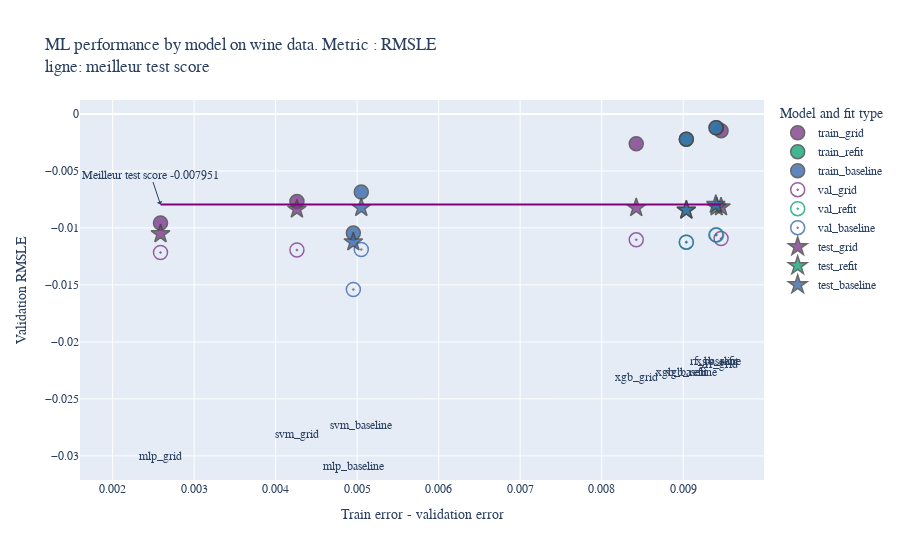

Notebook cell for this chart:
### Markdown cell above
Les trois métriques mentionnées ont été calculées pour les 3 échantillons de données (*train*, *validation*, *test*).
Aucun modèle n'a jamais vu les données de test (même pas pour du *early stopping*).

### Code cell
subset = scores.query("metric=='rmsle'")
fig = go.Figure()
symbols = ["circle", "circle-open-dot", "star"]
colors = ["#EF553B", "#FECB52", "#00CC96"]
colors = px.colors.qualitative.Bold

# Add traces
show_anot = 0
for ith, split in enumerate(["train", "val", "test"]):
    temp = subset.query("data_split==@split")

    for i, kind in enumerate(temp["kind"].unique()):
        color = colors[i]
        models = temp[temp["kind"] == kind]["model"].values
        fig.add_trace(
            go.Scatter(
                x=temp[temp["kind"] == kind]["difference"],
                y=temp[temp["kind"] == kind]["score"],
                mode="markers",
                name=split + "_" + kind,
                marker=dict(
                    size=14,
                    symbol=symbols[ith],
                    color=color,
                    opacity=0.8,
                    line=dict(width=1.5),
                ),
                text=models + "_" + kind,
                hovertemplate="train error - val error: %{x} <br>SCORE: %{y} </br> MODEL :%{text}",
            )
        )

        if show_anot == 0:
            fig.add_trace(
                go.Scatter(
                    x=temp[temp["kind"] == kind]["difference"],
                    y=temp[temp["kind"] == kind]["score"] - 0.02,
                    mode="text",
                    text=models + "_" + kind,
                    textposition="bottom center",
                    showlegend=False,
                )
            )
    show_anot += 1
    
fig.add_shape(type='line',
                x0=np.min(subset['difference']),
                y0=np.max(subset.query("data_split=='test'")['score']),
                y1=np.max(subset.query("data_split=='test'")['score']),
                x1=np.max(subset['difference']),
                line=dict(color='Purple',),
                xref='x',
                yref='y'
                
)

best_score= np.max(subset.query("data_split=='test'")['score'])
fig.add_annotation(text= f"Meilleur test score {np.round(best_score,6)}",
                  x=np.min(subset['difference']), y=best_score, showarrow=True,arrowhead=1)

fig.update_layout(
    title=f"ML performance by model on {dataset} data. Metric : RMSLE <br>ligne: meilleur test score </br>",
    xaxis_title="Train error - validation error",
    yaxis_title="Validation RMSLE",
    legend_title="Model and fit type",
    font=dict(family="Courier New, monospace", size=12),
)

fig.show()

### Figure 1 — Plotly figure (JSON) as saved in the notebook; plotly's stock layout.template omitted (floating-point values rounded to 4 significant figures)
{"data": [{"hovertemplate": "train error - val error: %{x} <br>SCORE: %{y} </br> MODEL :%{text}", "marker": {"color": "rgb(127, 60, 141)", "line": {"width": 1.5}, "opacity": 0.8, "size": 14, "symbol": "circle"}, "mode": "markers", "name": "train_grid", "text": ["mlp_grid", "svm_grid", "rf_grid", "xgb_grid"], "type": "scatter", "x": [0.002587, 0.004261, 0.009465, 0.008424], "y": [-0.009567, -0.007674, -0.001467, -0.002618]}, {"mode": "text", "showlegend": false, "text": ["mlp_grid", "svm_grid", "rf_grid", "xgb_grid"], "textposition": "bottom center", "type": "scatter", "x": [0.002587, 0.004261, 0.009465, 0.008424], "y": [-0.02957, -0.02767, -0.02147, -0.02262]}, {"hovertemplate": "train error - val error: %{x} <br>SCORE: %{y} </br> MODEL :%{text}", "marker": {"color": "rgb(17, 165, 121)", "line": {"width": 1.5}, "opacity": 0.8, "size": 14, "symbol": "circle"}, "mode": "markers", "name": "train_refit", "text": ["xgb_refit", "xgb_refit"], "type": "scatter", "x": [0.00941, 0.009039], "y": [-0.001213, -0.002211]}, {"mode": "text", "showlegend": false, "text": ["xgb_refit", "xgb_refit"], "textposition": "bottom center", "type": "scatter", "x": [0.00941, 0.009039], "y": [-0.02121, -0.02221]}, {"hovertemplate": "train error - val error: %{x} <br>SCORE: %{y} </br> MODEL :%{text}", "marker": {"color": "rgb(57, 105, 172)", "line": {"width": 1.5}, "opacity": 0.8, "size": 14, "symbol": "circle"}, "mode": "markers", "name": "train_baseline", "text": ["mlp_baseline", "svm_baseline", "rf_baseline", "xgb_baseline"], "type": "scatter", "x": [0.004953, 0.005051, 0.009401, 0.009039], "y": [-0.01045, -0.006846, -0.001211, -0.002211]}, {"mode": "text", "showlegend": false, "text": ["mlp_baseline", "svm_baseline", "rf_baseline", "xgb_baseline"], "textposition": "bottom center", "type": "scatter", "x": [0.004953, 0.005051, 0.009401, 0.009039], "y": [-0.03045, -0.02685, -0.02121, -0.02221]}, {"hovertemplate": "train error - val error: %{x} <br>SCORE: %{y} </br> MODEL :%{text}", "marker": {"color": "rgb(127, 60, 141)", "line": {"width": 1.5}, "opacity": 0.8, "size": 14, "symbol": "circle-open-dot"}, "mode": "markers", "name": "val_grid", "text": ["mlp_grid", "svm_grid", "rf_grid", "xgb_grid"], "type": "scatter", "x": [0.002587, 0.004261, 0.009465, 0.008424], "y": [-0.01215, -0.01193, -0.01093, -0.01104]}, {"hovertemplate": "train error - val error: %{x} <br>SCORE: %{y} </br> MODEL :%{text}", "marker": {"color": "rgb(17, 165, 121)", "line": {"width": 1.5}, "opacity": 0.8, "size": 14, "symbol": "circle-open-dot"}, "mode": "markers", "name": "val_refit", "text": ["xgb_refit", "xgb_refit"], "type": "scatter", "x": [0.00941, 0.009039], "y": [-0.01062, -0.01125]}, {"hovertemplate": "train error - val error: %{x} <br>SCORE: %{y} </br> MODEL :%{text}", "marker": {"color": "rgb(57, 105, 172)", "line": {"width": 1.5}, "opacity": 0.8, "size": 14, "symbol": "circle-open-dot"}, "mode": "markers", "name": "val_baseline", "text": ["mlp_baseline", "svm_baseline", "rf_baseline", "xgb_baseline"], "type": "scatter", "x": [0.004953, 0.005051, 0.009401, 0.009039], "y": [-0.01541, -0.0119, -0.01061, -0.01125]}, {"hovertemplate": "train error - val error: %{x} <br>SCORE: %{y} </br> MODEL :%{text}", "marker": {"color": "rgb(127, 60, 141)", "line": {"width": 1.5}, "opacity": 0.8, "size": 14, "symbol": "star"}, "mode": "markers", "name": "test_grid", "text": ["mlp_grid", "svm_grid", "rf_grid", "xgb_grid"], "type": "scatter", "x": [0.002587, 0.004261, 0.009465, 0.008424], "y": [-0.01052, -0.008356, -0.008158, -0.008231]}, {"hovertemplate": "train error - val error: %{x} <br>SCORE: %{y} </br> MODEL :%{text}", "marker": {"color": "rgb(17, 165, 121)", "line": {"width": 1.5}, "opacity": 0.8, "size": 14, "symbol": "star"}, "mode": "markers", "name": "test_refit", "text": ["xgb_refit", "xgb_refit"], "type": "scatter", "x": [0.00941, 0.009039], "y": [-0.008169, -0.008445]}, {"hovertemplate": "train error - val error: %{x} <br>SCORE: %{y} </br> MODEL :%{text}", "marker": {"color": "rgb(57, 105, 172)", "line": {"width": 1.5}, "opacity": 0.8, "size": 14, "symbol": "star"}, "mode": "markers", "name": "test_baseline", "text": ["mlp_baseline", "svm_baseline", "rf_baseline", "xgb_baseline"], "type": "scatter", "x": [0.004953, 0.005051, 0.009401, 0.009039], "y": [-0.01124, -0.008223, -0.007951, -0.008445]}], "layout": {"annotations": [{"arrowhead": 1, "showarrow": true, "text": "Meilleur test score -0.007951", "x": 0.002587, "y": -0.007951}], "autosize": true, "font": {"family": "Courier New, monospace", "size": 12}, "legend": {"title": {"text": "Model and fit type"}}, "shapes": [{"line": {"color": "Purple"}, "type": "line", "x0": 0.002587, "x1": 0.009465, "xref": "x", "y0": -0.007951, "y1": -0.007951, "yref": "y"}], "title": {"text": "ML performance by model on wine data. Metric : RMSLE <br>ligne: meilleur test score </br>"}, "xaxis": {"autorange": true, "range": [0.001331, 0.009993], "title": {"text": "Train error - validation error"}, "type": "linear"}, "yaxis": {"autorange": true, "range": [-0.03217, 0.002176], "title": {"text": "Validation RMSLE"}, "type": "linear"}}}
